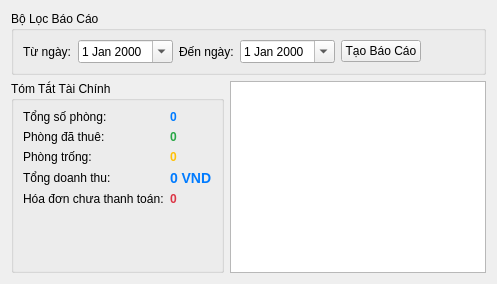
      <widget class="QWidget" name="reportsTab">
       <attribute name="title">
        <string>Báo Cáo - Thống Kê</string>
       </attribute>
       <layout class="QVBoxLayout" name="reportsMainLayout">
        <item>
         <layout class="QHBoxLayout" name="reportsFilterLayout">
          <item>
           <widget class="QGroupBox" name="filterGroup">
            <property name="title">
             <string>Bộ Lọc Báo Cáo</string>
            </property>
            <layout class="QHBoxLayout" name="filterLayout">
             <item>
              <widget class="QLabel" name="fromDateLabel">
               <property name="text">
                <string>Từ ngày:</string>
               </property>
              </widget>
             </item>
             <item>
              <widget class="QDateEdit" name="fromDateEdit">
               <property name="calendarPopup">
                <bool>true</bool>
               </property>
              </widget>
             </item>
             <item>
              <widget class="QLabel" name="toDateLabel">
               <property name="text">
                <string>Đến ngày:</string>
               </property>
              </widget>
             </item>
             <item>
              <widget class="QDateEdit" name="toDateEdit">
               <property name="calendarPopup">
                <bool>true</bool>
               </property>
              </widget>
             </item>
             <item>
              <widget class="QPushButton" name="generateReportButton">
               <property name="text">
                <string>Tạo Báo Cáo</string>
               </property>
               <property name="icon">
                <iconset>
                 <normaloff>:/icons/report.png</normaloff>:/icons/report.png</iconset>
               </property>
              </widget>
             </item>
             <item>
              <spacer name="filterHorizontalSpacer">
               <property name="orientation">
                <enum>Qt::Horizontal</enum>
               </property>
               <property name="sizeHint" stdset="0">
                <size>
                 <width>40</width>
                 <height>20</height>
                </size>
               </property>
              </spacer>
             </item>
            </layout>
           </widget>
          </item>
         </layout>
        </item>
        <item>
         <layout class="QHBoxLayout" name="reportsContentLayout">
          <item>
           <widget class="QGroupBox" name="summaryGroup">
            <property name="title">
             <string>Tóm Tắt Tài Chính</string>
            </property>
            <layout class="QFormLayout" name="summaryLayout">
             <item row="0" column="0">
              <widget class="QLabel" name="totalRoomsLabel">
               <property name="text">
                <string>Tổng số phòng:</string>
               </property>
              </widget>
             </item>
             <item row="0" column="1">
              <widget class="QLabel" name="totalRoomsValue">
               <property name="styleSheet">
                <string notr="true">font-weight: bold; color: #007bff;</string>
               </property>
               <property name="text">
                <string>0</string>
               </property>
              </widget>
             </item>
             <item row="1" column="0">
              <widget class="QLabel" name="occupiedRoomsLabel">
               <property name="text">
                <string>Phòng đã thuê:</string>
               </property>
              </widget>
             </item>
             <item row="1" column="1">
              <widget class="QLabel" name="occupiedRoomsValue">
               <property name="styleSheet">
                <string notr="true">font-weight: bold; color: #28a745;</string>
               </property>
               <property name="text">
                <string>0</string>
               </property>
              </widget>
             </item>
             <item row="2" column="0">
              <widget class="QLabel" name="emptyRoomsLabel">
               <property name="text">
                <string>Phòng trống:</string>
               </property>
              </widget>
             </item>
             <item row="2" column="1">
              <widget class="QLabel" name="emptyRoomsValue">
               <property name="styleSheet">
                <string notr="true">font-weight: bold; color: #ffc107;</string>
               </property>
               <property name="text">
                <string>0</string>
               </property>
              </widget>
             </item>
             <item row="3" column="0">
              <widget class="QLabel" name="totalRevenueLabel">
               <property name="text">
                <string>Tổng doanh thu:</string>
               </property>
              </widget>
             </item>
             <item row="3" column="1">
              <widget class="QLabel" name="totalRevenueValue">
               <property name="styleSheet">
                <string notr="true">font-weight: bold; color: #007bff; font-size: 14px;</string>
               </property>
               <property name="text">
                <string>0 VND</string>
               </property>
              </widget>
             </item>
             <item row="4" column="0">
              <widget class="QLabel" name="unpaidBillsLabel">
               <property name="text">
                <string>Hóa đơn chưa thanh toán:</string>
               </property>
              </widget>
             </item>
             <item row="4" column="1">
              <widget class="QLabel" name="unpaidBillsValue">
               <property name="styleSheet">
                <string notr="true">font-weight: bold; color: #dc3545;</string>
               </property>
               <property name="text">
                <string>0</string>
               </property>
              </widget>
             </item>
            </layout>
           </widget>
          </item>
          <item>
           <widget class="QTableView" name="reportsTableView">
            <property name="alternatingRowColors">
             <bool>true</bool>
            </property>
            <property name="selectionBehavior">
             <enum>QAbstractItemView::SelectRows</enum>
            </property>
            <property name="sortingEnabled">
             <bool>true</bool>
            </property>
           </widget>
          </item>
         </layout>
        </item>
       </layout>
      </widget>
